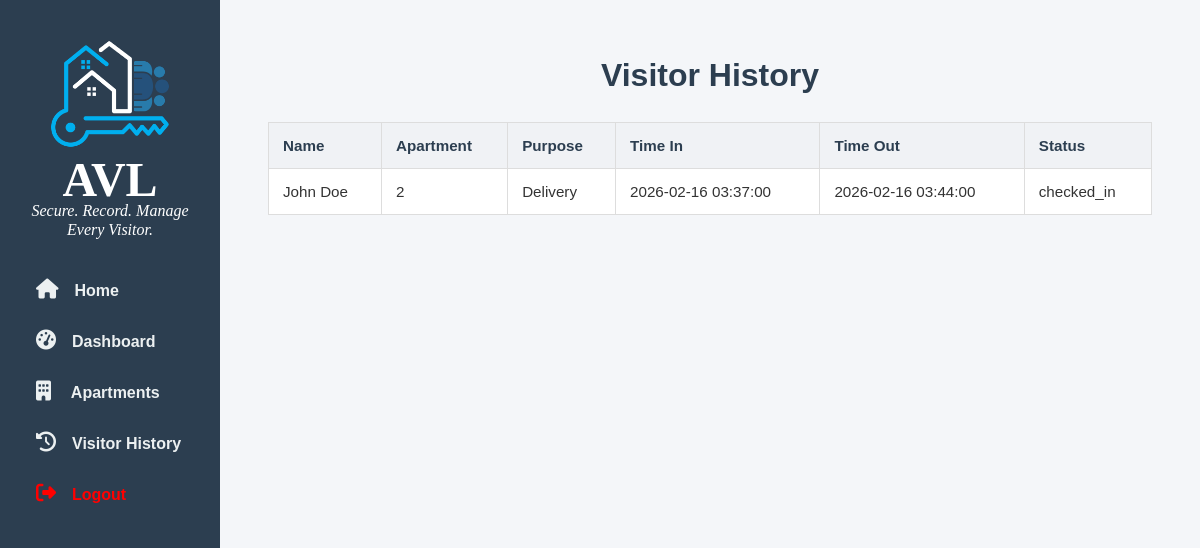
/AVL/admin/visitor_history.php (signed in), run on the app's committed database.
### tables this page shows
CREATE TABLE IF NOT EXISTS `visitors` (
  `id` int(11) NOT NULL,
  `visitor_name` varchar(255) NOT NULL,
  `contact` varchar(100) DEFAULT NULL,
  `purpose` text DEFAULT NULL,
  `apartment_id` int(11) NOT NULL,
  `status` enum('checked_in','checked_out') DEFAULT 'checked_in',
  `visit_time` timestamp NOT NULL DEFAULT current_timestamp(),
  `checkout_time` timestamp NULL DEFAULT NULL
);

### AVL/admin/visitor_history.php (the view, shortened to what this page needs)
<?php
require_once '../includes/db.php';
require_once 'admin_includes/admin_header.php';
?>
<!DOCTYPE html>
<html>
<head>
</head>
<body>
<div class="container">
    <h1>Visitor History</h1>
    <table border="1" cellpadding="5">
    <tr>
        <th>Name</th>
        <th>Apartment</th>
        <th>Purpose</th>
        <th>Time In</th>
        <th>Time Out</th>
        <th>Status</th>
    </tr>
    <?php
    $result = $conn->query(
        "SELECT * FROM visitors ORDER BY visit_time DESC"
    );
    while ($row = $result->fetch_assoc()):
    ?>
    <tr>
        <td><?php echo htmlspecialchars($row['visitor_name']); ?></td>
        <td><?php echo $row['apartment_id']; ?></td>
        <td><?php echo htmlspecialchars($row['purpose']); ?></td>
        <td><?php echo $row['visit_time']; ?></td>
        <td><?php echo $row['checkout_time']; ?></td>
        <td><?php echo $row['status']; ?></td>
    </tr>
    <?php endwhile; ?>
    </table>
</div>
</body>
</html>

### AVL/assets/style.css (style rules this page uses)
* { box-sizing: border-box; margin: 0; padding: 0; }
body { font-family: Arial, Helvetica, sans-serif; background-color: #f4f6f9; color: #333; line-height: 1.7; }
h1, h2 { margin-bottom: 1.25rem; color: #2c3e50; }
h1 { font-size: 2rem; }
.container { padding: 3rem; display: flex; flex-direction: column; align-items: center; }
table { width: 100%; border-collapse: collapse; background: #fff; margin-bottom: 1.75rem; min-width: 40rem; }
table th, table td { padding: 0.875rem; border: 1px solid #ddd; text-align: left; font-size: 0.95rem; }
table th { background-color: #f0f2f5; color: #2c3e50; }
@media (min-width: 992px) { body { padding-left: 220px; } }

### data on the page
visitors: visitor_name "John Doe", apartment "2", purpose "Delivery", visit_time "2026-02-16 03:37:00", checkout_time "2026-02-16 03:44:00", status "checked_in"
